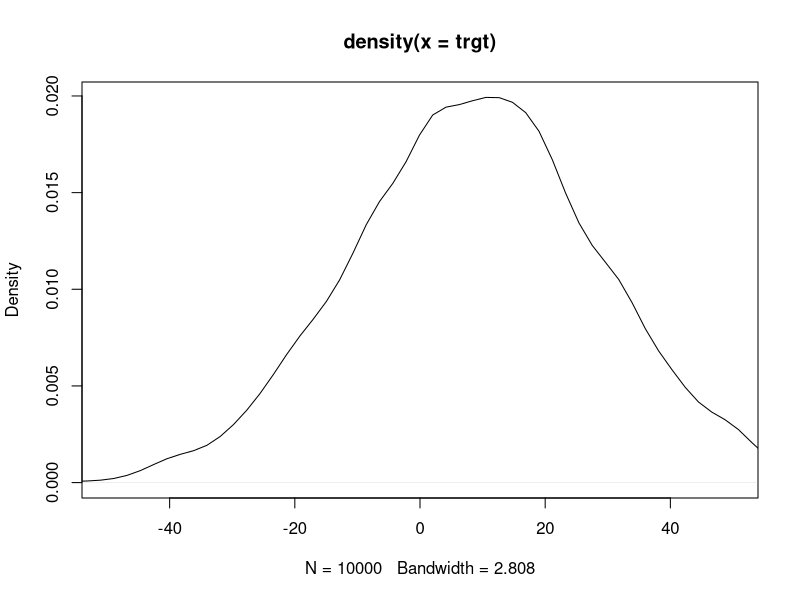

The R source for this figure:
MCMC = function(X_k, X, sample_size, lower_limit, upper_limit, acceptance=0){
  for (k in 2:sample_size){
    #k
    Y = runif(1, lower_limit,upper_limit)
    rho =  min(dnorm(Y,mean=10,sd=20) / dnorm(X[k-1],mean=10,sd=20), 1)
    #rho
    #runif(1)<rho
    if (runif(1)<rho){
      acceptance = acceptance + 1
      X[k] = Y
    } else {
      X[k] = X[k-1]
    }
  }
  # for (k in 2:sample_size){
  #   x = runif(1)
  #   rho = dnorm(x,mean=10,sd=20) / dnorm(Y[k-1],mean=10,sd=20)
  #   X[k] = Y[k-1] + (x - Y[k-1])*(runif(1)<rho)
  # }
  acceptance_ratio = acceptance / sample_size
  print(acceptance_ratio)
  return(X)
}

sample_size = 10000
lower_limit = -100
upper_limit = 100
g_1 = runif(sample_size, lower_limit, upper_limit)

X = 1000

trgt = MCMC(g_1, X, sample_size, lower_limit, upper_limit)

plot(density(trgt), xlim = c(-50,50))

# lines(density(rnorm(2500, mean=10, sd=20)))
# 
# plot(trgt, type='l')

